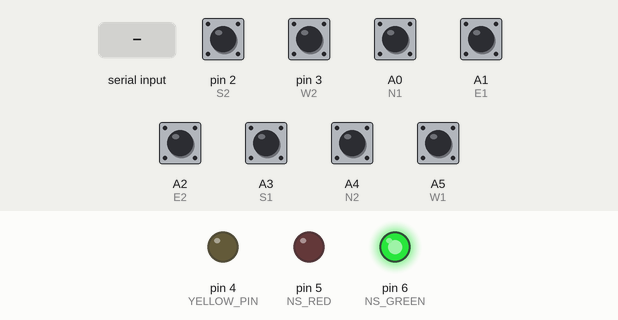
Simulated run of this sketch. Board: Arduino Nano, built with avr-gcc and run on an emulated ATmega328P. Parts: output pins drawn as LEDs (lit = HIGH). Dashed ring = blinking. Inputs (shaded band) come from the test bench; at power-on: A0 (N1), A1 (E1), A2 (E2), A3 (S1), A4 (N2), A5 (W1), pin 2 (S2), pin 3 (W2) HIGH. What the sketch prints to the serial monitor is not drawn.

Above: at 1.2 s.
1.3 s: "MANUAL>" received over the second serial link
At 1.9 s:
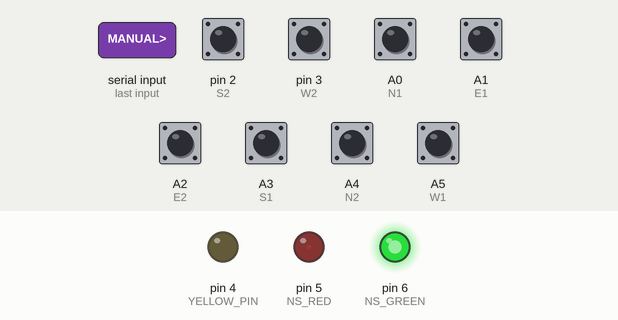
4.3 s: "EW_GREEN>" received over the second serial link
At 5.4 s:
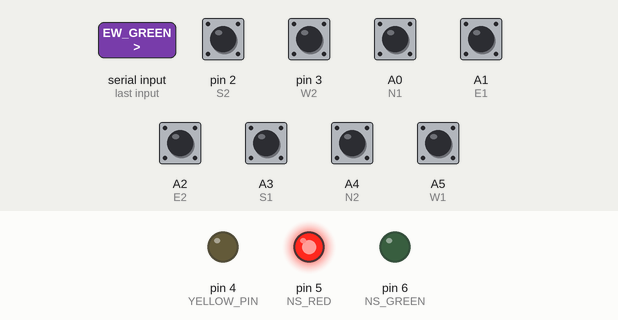
5.8 s: "YELLOW>" received over the second serial link
At 6.12 s:
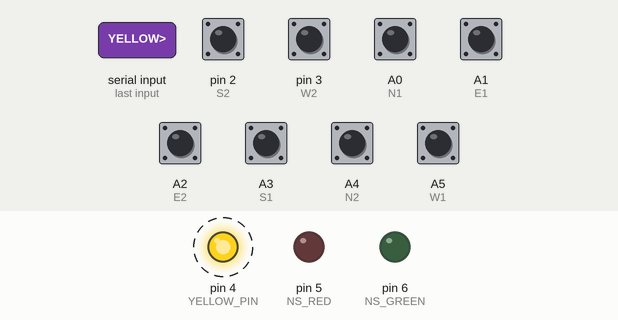
8.8 s: "AUTO>" received over the second serial link
At 30.75 s:
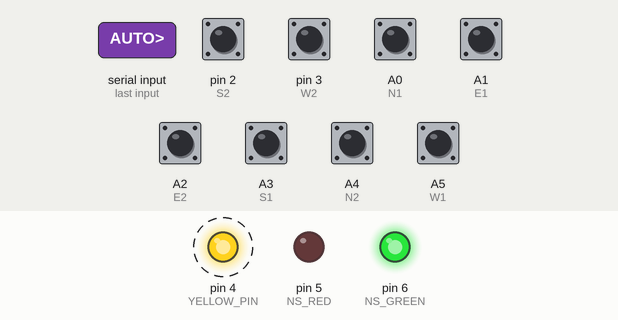
Timing chart, 0 to 33.0 s (numbered marks = the images above; inputs shaded):
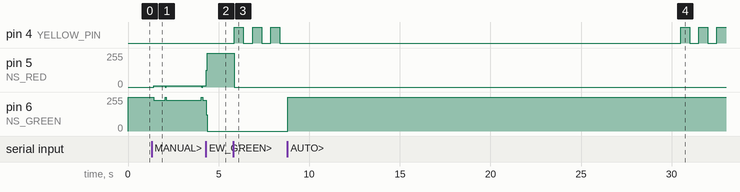

The sketch:

IoT_traffic_control_Dashboard_may26_nano_part.ino
```cpp
/*
=========================================================
 SMART TRAFFIC SIGNAL CONTROL SYSTEM
 Arduino Nano Code
=========================================================

FEATURES:
✓ 8 IR Sensors
✓ Auto Traffic Density Control
✓ Manual Mode Support
✓ Serial Communication with ESP32
✓ Shared Yellow LED Pin
✓ Opposite Direction Control
✓ Dynamic Green Timing

=========================================================
PIN CONFIGURATION
=========================================================

IR Sensors:
N1 -> D7
N2 -> D8

S1 -> D9
S2 -> D10

E1 -> D11
E2 -> D12

W1 -> A0
W2 -> A1

Traffic LEDs:
NS_GREEN -> D2
NS_RED   -> D3

EW_GREEN -> D4
EW_RED   -> D5

ALL_YELLOW -> D6

=========================================================
SERIAL COMMANDS FROM ESP32
=========================================================

AUTO
MANUAL

NS_GREEN
EW_GREEN

ALL_RED

=========================================================
*/
#include <SoftwareSerial.h>
SoftwareSerial espSerial(8, 9); // RX, TX
#define NS_GREEN 6
#define NS_RED 5

#define EW_GREEN 5
#define EW_RED 6

#define YELLOW_PIN 4

// IR Sensors
#define N1 A0
#define N2 A4

#define S1 A3
#define S2 2

#define E1 A1
#define E2 A2

#define W1 A5
#define W2 3

// Modes
bool autoMode = true;

// Density Variables
int northDensity = 0;
int southDensity = 0;
int eastDensity = 0;
int westDensity = 0;

// Timing
unsigned long greenTime = 10000;

unsigned long signalTimer = 0;

bool currentNS = true;

bool yellowState = false;

unsigned long yellowTimer = 0;

int yellowBlinkCount = 0;

bool inYellowMode = false;

String manualCommand = "ALL_RED";

bool manualYellow = false;

unsigned long manualYellowTimer = 0;

bool yellowBlinkState = false;
const unsigned long GREEN_DURATION = 30000;

const unsigned long YELLOW_DURATION = 5000;

unsigned long countdownTimer = 0;

int remainingSeconds = 30;

//////////////////////////////////////////////////////////
// VEHICLE COUNTERS
//////////////////////////////////////////////////////////

int northCount = 0;
int southCount = 0;
int eastCount  = 0;
int westCount  = 0;

bool prevNIn  = HIGH;
bool prevNOut = HIGH;

bool prevSIn  = HIGH;
bool prevSOut = HIGH;

bool prevEIn  = HIGH;
bool prevEOut = HIGH;

bool prevWIn  = HIGH;
bool prevWOut = HIGH;

void setup(){
  Serial.begin(9600);

  espSerial.begin(4800);

  // LED Pins
  pinMode(NS_GREEN, OUTPUT);
  pinMode(NS_RED, OUTPUT);

  pinMode(EW_GREEN, OUTPUT);
  pinMode(EW_RED, OUTPUT);

  pinMode(YELLOW_PIN, OUTPUT);

  // Sensor Pins
  pinMode(N1, INPUT);
  pinMode(N2, INPUT);

  pinMode(S1, INPUT);
  pinMode(S2, INPUT);

  pinMode(E1, INPUT);
  pinMode(E2, INPUT);

  pinMode(W1, INPUT);
  pinMode(W2, INPUT);

  allRed();

  Serial.println("SMART TRAFFIC SYSTEM STARTED");
  signalTimer = millis();
}

void loop()
{
  updateCountdown();
  readSensors();

  serialCommands();

  sendDataToESP32();

  //////////////////////////////////////////////////////
  // AUTO MODE
  //////////////////////////////////////////////////////

  if (autoMode)
  {
    autoTrafficControl();
  }

  //////////////////////////////////////////////////////
  // MANUAL MODE
  //////////////////////////////////////////////////////

  else
  {
    manualTrafficControl();
  }
}

//////////////////////////////////////////////////////////
// READ SENSOR DENSITY
//////////////////////////////////////////////////////////

//////////////////////////////////////////////////////////
// READ TRAFFIC DENSITY
//////////////////////////////////////////////////////////

void readSensors()
{
  //////////////////////////////////////////////////////
  // NORTH LANE
  //////////////////////////////////////////////////////

  bool nIn  = digitalRead(N1);
  bool nOut = digitalRead(S1);

  // Vehicle Enter
  if (prevNIn == HIGH && nIn == LOW)
  {
    northCount++;
  }

  // Vehicle Exit
  if (prevNOut == HIGH && nOut == LOW)
  {
    if (northCount > 0)
      northCount--;
  }

  prevNIn = nIn;
  prevNOut = nOut;

  //////////////////////////////////////////////////////
  // SOUTH LANE
  //////////////////////////////////////////////////////

  bool sIn  = digitalRead(S2);
  bool sOut = digitalRead(N2);

  if (prevSIn == HIGH && sIn == LOW)
  {
    southCount++;
  }

  if (prevSOut == HIGH && sOut == LOW)
  {
    if (southCount > 0)
      southCount--;
  }

  prevSIn = sIn;
  prevSOut = sOut;

  //////////////////////////////////////////////////////
  // EAST LANE
  //////////////////////////////////////////////////////

  bool eIn  = digitalRead(E2);
  bool eOut = digitalRead(W2);

  if (prevEIn == HIGH && eIn == LOW)
  {
    eastCount++;
  }

  if (prevEOut == HIGH && eOut == LOW)
  {
    if (eastCount > 0)
      eastCount--;
  }

  prevEIn = eIn;
  prevEOut = eOut;

  //////////////////////////////////////////////////////
  // WEST LANE
  //////////////////////////////////////////////////////

  bool wIn  = digitalRead(W1);
  bool wOut = digitalRead(E1);

  if (prevWIn == HIGH && wIn == LOW)
  {
    westCount++;
  }

  if (prevWOut == HIGH && wOut == LOW)
  {
    if (westCount > 0)
      westCount--;
  }

  prevWIn = wIn;
  prevWOut = wOut;

  //////////////////////////////////////////////////////
  // UPDATE GLOBAL DENSITY
  //////////////////////////////////////////////////////

  northDensity = northCount;
  southDensity = southCount;
  eastDensity  = eastCount;
  westDensity  = westCount;
}

//////////////////////////////////////////////////////////
// DENSITY CALCULATION
//////////////////////////////////////////////////////////


//////////////////////////////////////////////////////////
// AUTO TRAFFIC CONTROL
//////////////////////////////////////////////////////////

void autoTrafficControl()
{
  //////////////////////////////////////////////////////
  // YELLOW MODE
  //////////////////////////////////////////////////////

  if (inYellowMode)
  {
    handleYellowBlink();
    return;
  }

  //////////////////////////////////////////////////////
  // RUN CURRENT SIGNAL
  //////////////////////////////////////////////////////

  static bool lastDirection = false;

if (currentNS)
{
    northSouthGreen();

    if (lastDirection != currentNS)
    {
        espSerial.println("<STATUS:NS_GREEN_ACTIVE>");
        lastDirection = currentNS;
    }
}
else
{
    eastWestGreen();

    if (lastDirection != currentNS)
    {
        espSerial.println("<STATUS:EW_GREEN_ACTIVE>");
        lastDirection = currentNS;
    }
}

  //////////////////////////////////////////////////////
  // AFTER 30 SECONDS START YELLOW
  //////////////////////////////////////////////////////

  if (millis() - signalTimer >= GREEN_DURATION)
  {
    signalTimer = millis();

    startYellowMode();
  }
}

//////////////////////////////////////////////////////////
// NORTH SOUTH GREEN
//////////////////////////////////////////////////////////

void northSouthGreen(){
  digitalWrite(NS_GREEN, HIGH);
  digitalWrite(NS_RED, LOW);
  digitalWrite(YELLOW_PIN, LOW);
  digitalWrite(EW_GREEN, LOW);
  digitalWrite(EW_RED, HIGH);
}

//////////////////////////////////////////////////////////
// EAST WEST GREEN
//////////////////////////////////////////////////////////

void eastWestGreen(){
  digitalWrite(NS_GREEN, LOW);
  digitalWrite(NS_RED, HIGH);
    digitalWrite(YELLOW_PIN, LOW);
  digitalWrite(EW_GREEN, HIGH);
  digitalWrite(EW_RED, LOW);
}

//////////////////////////////////////////////////////////
// ALL RED
//////////////////////////////////////////////////////////

void allRed(){
  digitalWrite(NS_GREEN, LOW);
  digitalWrite(NS_RED, HIGH);

  digitalWrite(EW_GREEN, LOW);
  digitalWrite(EW_RED, HIGH);
}


//////////////////////////////////////////////////////////
// SERIAL COMMANDS FROM ESP32
//////////////////////////////////////////////////////////

void serialCommands(){
  if (espSerial.available())
  {
    String cmd = espSerial.readStringUntil('>');
cmd.replace("<", "");
cmd.replace(">", "");
cmd.trim();

    cmd.trim();

    ////////////////////////////////////////////////////
    // AUTO MODE
    ////////////////////////////////////////////////////

    if (cmd == "AUTO")
    {
      autoMode = true;

      manualCommand = "";

      espSerial.println("<MODE:AUTO>");
    }

    ////////////////////////////////////////////////////
    // MANUAL MODE
    ////////////////////////////////////////////////////

    else if (cmd == "MANUAL")
    {
      autoMode = false;

      manualCommand = "ALL_RED";

      allRed();

      espSerial.println("<MODE:MANUAL>");
    }

    ////////////////////////////////////////////////////
    // MANUAL NS GREEN
    ////////////////////////////////////////////////////

    else if (cmd == "NS_GREEN")
    {
      autoMode = false;

      manualCommand = "NS_GREEN";

      northSouthGreen();
    }

    ////////////////////////////////////////////////////
    // MANUAL EW GREEN
    ////////////////////////////////////////////////////

    else if (cmd == "EW_GREEN")
    {
      autoMode = false;

      manualCommand = "EW_GREEN";

      eastWestGreen();
    }

    ////////////////////////////////////////////////////
    // MANUAL YELLOW
    ////////////////////////////////////////////////////

    else if (cmd == "YELLOW")
    {
      autoMode = false;

      manualCommand = "YELLOW";

      manualYellow = true;

      espSerial.println("<STATUS:YELLOW>");
    }

    ////////////////////////////////////////////////////
    // ALL RED
    ////////////////////////////////////////////////////

    else if (cmd == "ALL_RED")
    {
      autoMode = false;

      manualCommand = "ALL_RED";

      manualYellow = false;

      allRed();

      espSerial.println("<STATUS:ALL_RED>");
    }
  }
}

//////////////////////////////////////////////////////////
// SEND SENSOR DATA TO ESP32
//////////////////////////////////////////////////////////

void sendDataToESP32(){
  static unsigned long lastSend = 0;

  if (millis() - lastSend > 2000)
  {
    lastSend = millis();

    espSerial.print("<");

    espSerial.print("N:");
    espSerial.print(northDensity);

    espSerial.print(",S:");
    espSerial.print(southDensity);

    espSerial.print(",E:");
    espSerial.print(eastDensity);

    espSerial.print(",W:");
    espSerial.print(westDensity);

    espSerial.print(",MODE:");

    if (autoMode)
      espSerial.print("AUTO");
    else
      espSerial.print("MANUAL");
    espSerial.print(",T:");
    espSerial.print(remainingSeconds);

    espSerial.println(">");
  }
}

void startYellowMode(){
  inYellowMode = true;

  yellowTimer = millis();
  remainingSeconds = 5;

signalTimer = millis();

  allRed();

  espSerial.println("<STATUS:YELLOW>");
}


void handleYellowBlink(){

unsigned long yellowElapsed =
millis() - signalTimer;

if(yellowElapsed >= YELLOW_DURATION)
{
    remainingSeconds = 0;
}
else
{
    remainingSeconds =
    (YELLOW_DURATION -
     yellowElapsed) / 1000;
}

  if (millis() - yellowTimer >= 500)
  {
    yellowTimer = millis();

    yellowState = !yellowState;

    digitalWrite(YELLOW_PIN, yellowState);
  }

  //////////////////////////////////////////////////////
  // COMPLETE YELLOW AFTER 5 SECONDS
  //////////////////////////////////////////////////////

  if (millis() - signalTimer >= YELLOW_DURATION)
  {
    digitalWrite(YELLOW_PIN, LOW);
    remainingSeconds = 30;

    inYellowMode = false;

    ////////////////////////////////////////////////////
    // SWITCH SIDE
    ////////////////////////////////////////////////////

    currentNS = !currentNS;

    signalTimer = millis();

    ////////////////////////////////////////////////////
    // UPDATE STATUS
    ////////////////////////////////////////////////////

    if (currentNS)
    {
      espSerial.println("<STATUS:NS_GREEN_ACTIVE>");
    }
    else
    {
      espSerial.println("<STATUS:EW_GREEN_ACTIVE>");
    }
  }
}


void manualTrafficControl()
{

    unsigned long elapsed =
millis() - signalTimer;

if(elapsed >= GREEN_DURATION)
{
    remainingSeconds = 0;
}
else
{
    remainingSeconds =
    (GREEN_DURATION - elapsed) / 1000;
}

  static String lastManualStatus = "";

  //////////////////////////////////////////////////////
  // NS GREEN
  //////////////////////////////////////////////////////

  if (manualCommand == "NS_GREEN")
  {
    northSouthGreen();

    if (lastManualStatus != "NS")
    {
      espSerial.println("<STATUS:NS_GREEN_ACTIVE>");
      lastManualStatus = "NS";
    }
  }

  //////////////////////////////////////////////////////
  // EW GREEN
  //////////////////////////////////////////////////////

  else if (manualCommand == "EW_GREEN")
  {
    eastWestGreen();

    if (lastManualStatus != "EW")
    {
      espSerial.println("<STATUS:EW_GREEN_ACTIVE>");
      lastManualStatus = "EW";
    }
  }

  //////////////////////////////////////////////////////
  // ALL RED
  //////////////////////////////////////////////////////

  else if (manualCommand == "ALL_RED")
  {
    allRed();

    if (lastManualStatus != "RED")
    {
      espSerial.println("<STATUS:ALL_RED>");
      lastManualStatus = "RED";
    }
  }

//////////////////////////////////////////////////////////
// YELLOW BLINK
//////////////////////////////////////////////////////////

else if (manualCommand == "YELLOW")
{
    if (lastManualStatus != "YELLOW")
    {
        espSerial.println("<STATUS:YELLOW>");
        lastManualStatus = "YELLOW";
    }

    ////////////////////////////////////////////////////
    // TURN OFF RED & GREEN
    ////////////////////////////////////////////////////

    digitalWrite(NS_GREEN, LOW);
    digitalWrite(NS_RED, LOW);

    digitalWrite(EW_GREEN, LOW);
    digitalWrite(EW_RED, LOW);

    ////////////////////////////////////////////////////
    // BLINK YELLOW
    ////////////////////////////////////////////////////

    if (millis() - manualYellowTimer >= 500)
    {
        manualYellowTimer = millis();

        yellowBlinkState = !yellowBlinkState;

        digitalWrite(YELLOW_PIN,
                     yellowBlinkState);
    }
}
}

void updateCountdown()
{
    static unsigned long lastSecond = 0;

    if (millis() - lastSecond >= 1000)
    {
        lastSecond = millis();

        if (remainingSeconds > 0)
        {
            remainingSeconds--;
        }
    }
}
```

Measured:
- after the input at 1.3 s, pin 5 (NS_RED): 0/255 → 8/255 after 0.11 s, → 0/255 0.64 s later, → 8/255 0.07 s later; pin 6 (NS_GREEN): 255/255 → 232/255 after 0.11 s, → 255/255 0.64 s later, → 232/255 0.07 s later
- after the input at 4.3 s, pin 5 (NS_RED): 8/255 → 255/255 at once; pin 6 (NS_GREEN): 232/255 → 0/255 at once
- after the input at 5.8 s, pin 4 (YELLOW_PIN): alternates HIGH for 0.50 s and LOW for 0.50 s, starting after 0.07 s; pin 5 (NS_RED): 255/255 → 0/255 after 0.07 s
- after the input at 8.8 s, pin 6 (NS_GREEN): 0/255 → 255/255 at once
